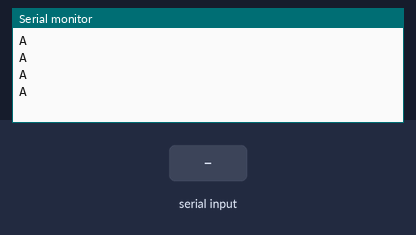
The sketch below on a simulated Arduino Uno, built with avr-gcc and run on an emulated ATmega328P. Parts: the last lines printed to the serial monitor. Inputs (shaded band) come from the test bench.

Above: at 1.0 s.
1.1 s: "A90\n" received over Serial
At 2.4 s:
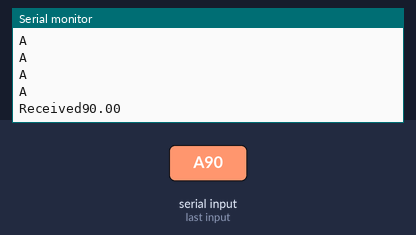
2.7 s: "A,45\n" received over Serial
At 4.0 s:
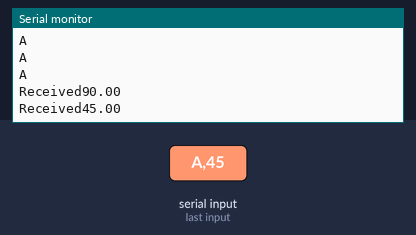

The sketch:

TestRec.ino
```cpp
int Mode = 3;
float Temp = 20;
char inString;
float inByte;

void setup() {
  Serial.begin(9600);
  establishContact();
}

void loop() {
  Mode = 3;
  readMode();
  readValue();
  if (Mode == 0){
    Serial.println("Received" + String(Temp));
  }
  delay(1000);
}

void establishContact() {
  while (Serial.available() <= 0) {
  Serial.println("A");
  delay(300);
  }
}

void readMode(){
    if (Serial.available() > 0){
    inString = Serial.read();
      if ( inString == 'A' ){
        Mode = 0;
      }
    }
}

void readValue(){
  if (Serial.available() > 0){
    inByte = Serial.parseFloat();
    if (Mode == 0){
      Temp = inByte;
    }
  }
}
```

Measured:
- after the input at 1.1 s, the serial monitor: prints a new line after 0.10 s (image 1)
- after the input at 2.7 s, the serial monitor: prints a new line after 0.50 s (image 2)
